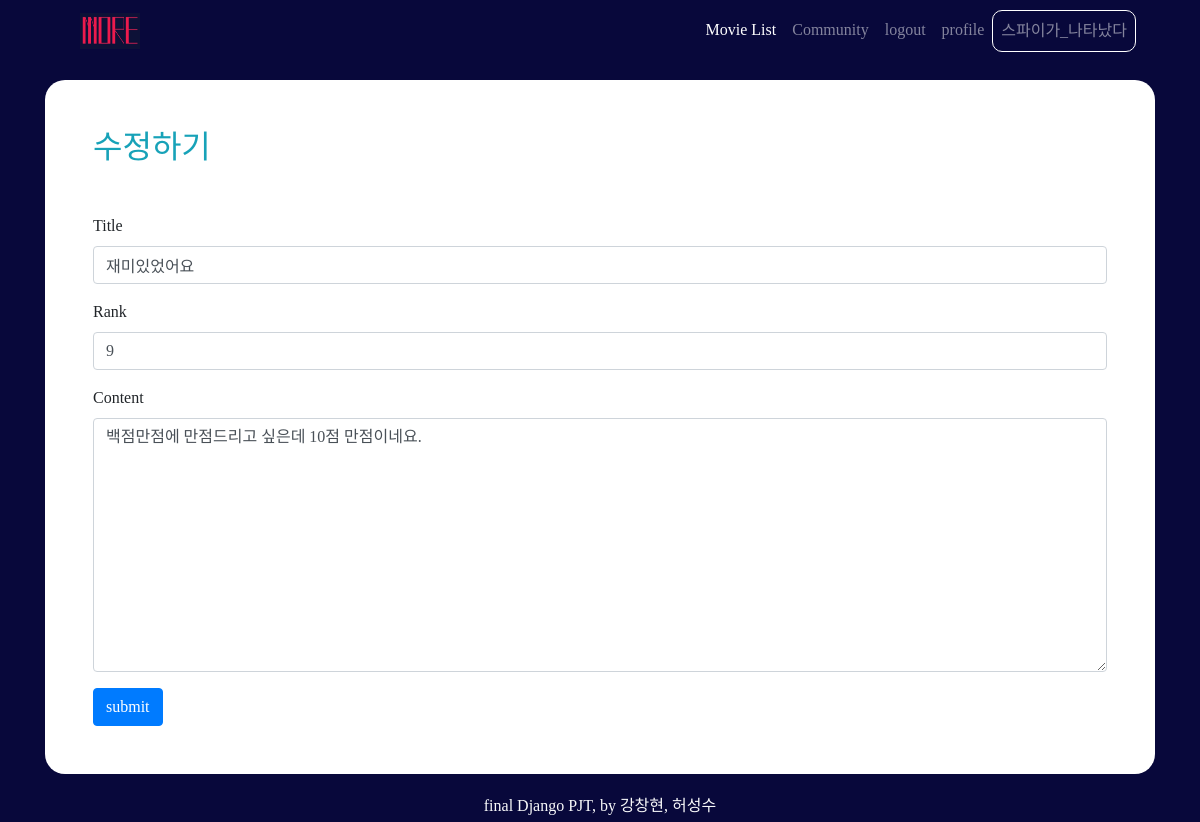
Page /movies/50/10/update/ (signed in) on the committed database.
### accounts/models.py (models this page shows)
class User(AbstractUser):
    followers = models.ManyToManyField(settings.AUTH_USER_MODEL,related_name='followings')

### movies/models.py (models this page shows)
class Review(models.Model):
    title = models.CharField(max_length=100)
    movie = models.ForeignKey(Movie, on_delete=models.CASCADE)
    rank = models.IntegerField()
    content = models.TextField()
    created_at = models.DateTimeField(auto_now_add=True)
    updated_at = models.DateTimeField(auto_now=True)
    user = models.ForeignKey(settings.AUTH_USER_MODEL, on_delete=models.CASCADE)

### movies/views.py (the view)
# urls.py: path('<int:pk>/<int:review_pk>/update/', views.review_update, name='review_update'),
@login_required
def review_update(request, pk, review_pk):
    movie = get_object_or_404(Movie, pk=pk)
    review = get_object_or_404(Review, pk=review_pk)
    if request.user == review.user:
        if request.method == 'POST':
            form = ReviewForm(request.POST, instance=review)
            if form.is_valid():
                review = form.save(commit=False)
                review.movie = movie
                review.save()
                return redirect('movies:review_detail', review.movie.pk, review.pk)
        else:
            form = ReviewForm(instance=review)
        context = {
            'form' : form,
        }
        return render(request, 'movies/review_form.html', context)
    else:
        return redirect('movies:review_detail', review_pk)

### movies/forms.py
class ReviewForm(forms.ModelForm):
    rank = forms.IntegerField(max_value=10, min_value=0)
    class Meta:
        model = Review
        fields = ('title', 'rank', 'content',)

### movies/templates/movies/review_form.html (shortened to what this page needs)
{% extends 'base.html' %}
{% load bootstrap4 %}
{% block content %}
<div class='bg-white my-3 container p-5' style="border-radius: 20px;">
    {% if request.resolver_match.url_name == 'review_create' %}
        <h2 class='mb-5 text-info'>리뷰 쓰기</h2>
    {% else %}
        <h2 class='mb-5 text-info'>수정하기</h2>
    {% endif %}
    <form action="" method="POST">
        {% bootstrap_form form %}
        <button class='btn btn-primary'>submit</button>
    </form>
</div>
{% endblock %}

### templates/base.html (shortened to what this page needs)
<!DOCTYPE html>
{% load bootstrap4 %}
<html lang="ko">
<head>
    <link rel="stylesheet" href="https://stackpath.bootstrapcdn.com/bootstrap/4.4.1/css/bootstrap.min.css">
    <link rel="stylesheet" href="https://use.fontawesome.com/releases/v5.13.0/css/all.css">
</head>
<body>
    <nav class="navbar fixed-top navbar-expand-lg navbar-dark mx-5 pt-2">
        <a class="navbar-brand ml-3" href="{% url 'movies:index' %}">
          <img src="/media/logo.jpg" width="60" height="36" class="d-inline-block align-top" alt="" loading="lazy">
        </a>
      <div class="collapse navbar-collapse" id="navbarNav">
        <ul class="navbar-nav ml-auto">
          <li class="nav-item active ml-auto">
            <a class="nav-link" href="{% url 'movies:index' %}">Movie List <span class="sr-only">(current)</span></a>
          </li>
          <li class="nav-item ml-auto">
            <a class="nav-link" href="{% url 'movies:community' %}">Community</a>
          </li>
          <li class="nav-item ml-auto">
            {% if request.user.is_authenticated %}
            <a class="nav-link" href="{% url 'accounts:logout' %}">logout </a>
          </li>
          <li class="nav-item ml-auto">
            <a class="nav-link" href="{% url 'accounts:detail' request.user.username %}">profile</a>
          </li>
          <li class="nav-item ml-auto">
            <a class="nav-link" href="{% url 'accounts:detail' request.user.username %}"
              style=" border: 1px solid white; border-radius: 10px;">{{ request.user.username }}</a>
          </li>
          {% endif %}
        </ul>
      </div>
    </nav>
    <div class='container mt-3 pt-5'>
        {% block content %}
        {% endblock %}
    </div>
</body>
<footer class="fixed-bottom text-center text-light d-flex justify-content-center align-items-center pt-1">
    <p class="mb-1">final Django PJT, by 강창현, 허성수</p>
</footer>
</html>

### templates/base.html (style rules this page uses)
body, footer, nav { background-color: rgb(8, 8, 59); font-family: 'MaplestoryOTFBold'; }

### rows in the picture
User: user.username "스파이가_나타났다"
Review: title "재미있었어요", rank "9", content "백점만점에 만점드리고 싶은데 10점 만점이네요."
